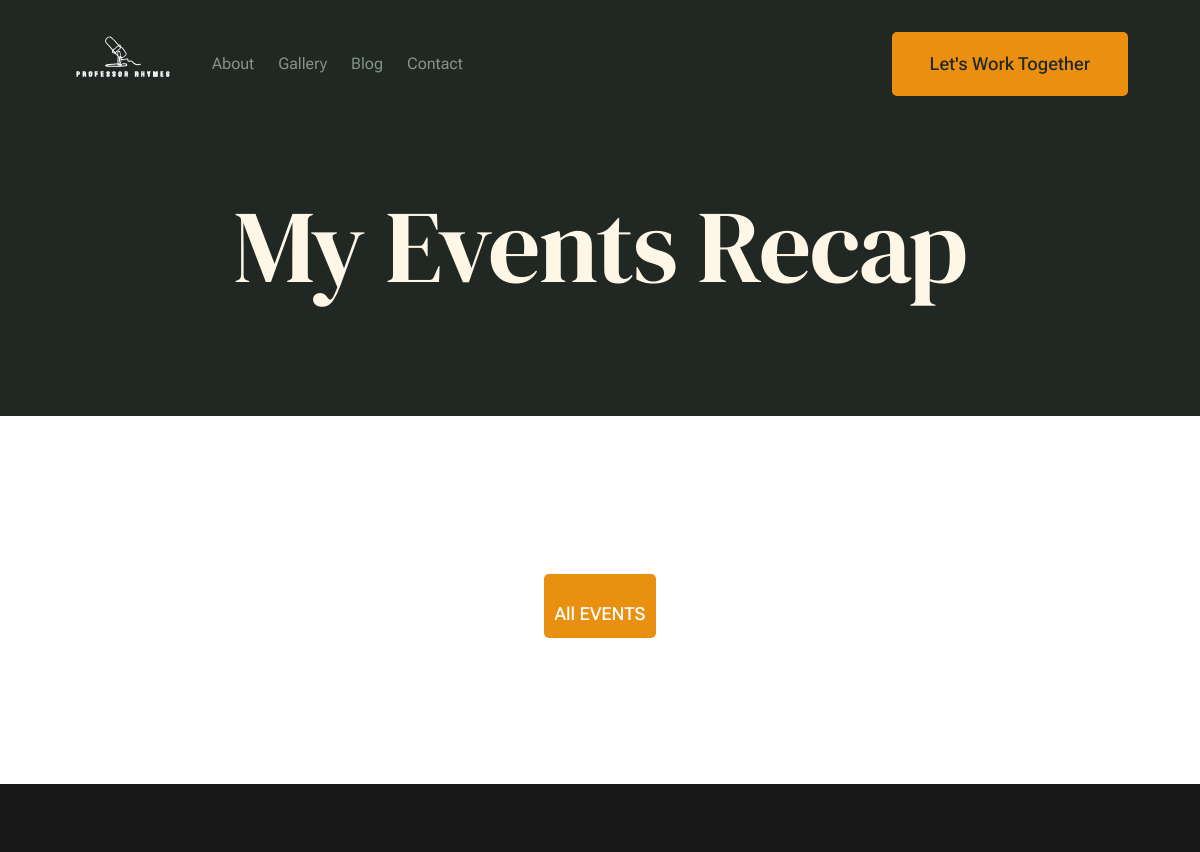
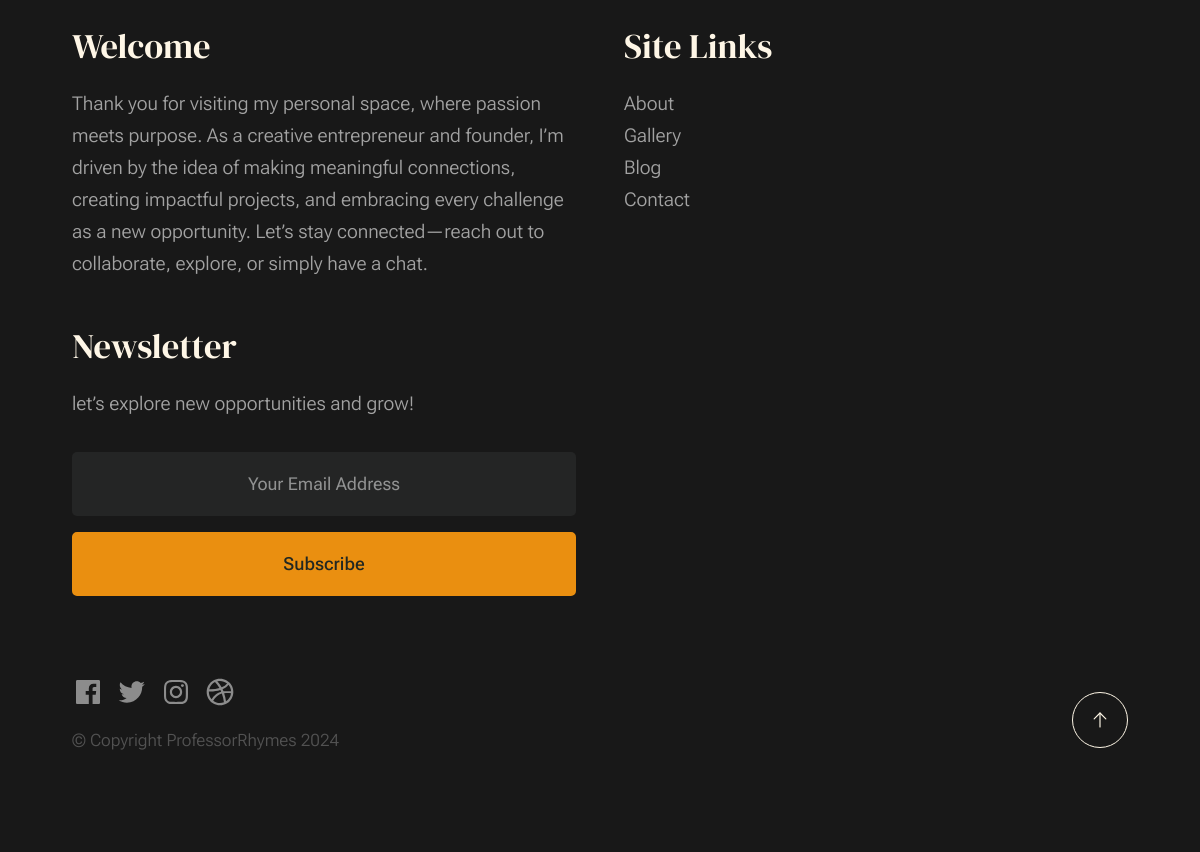
/portfolio/, run on an earlier commit of the app's database (2 pictures, top to bottom).
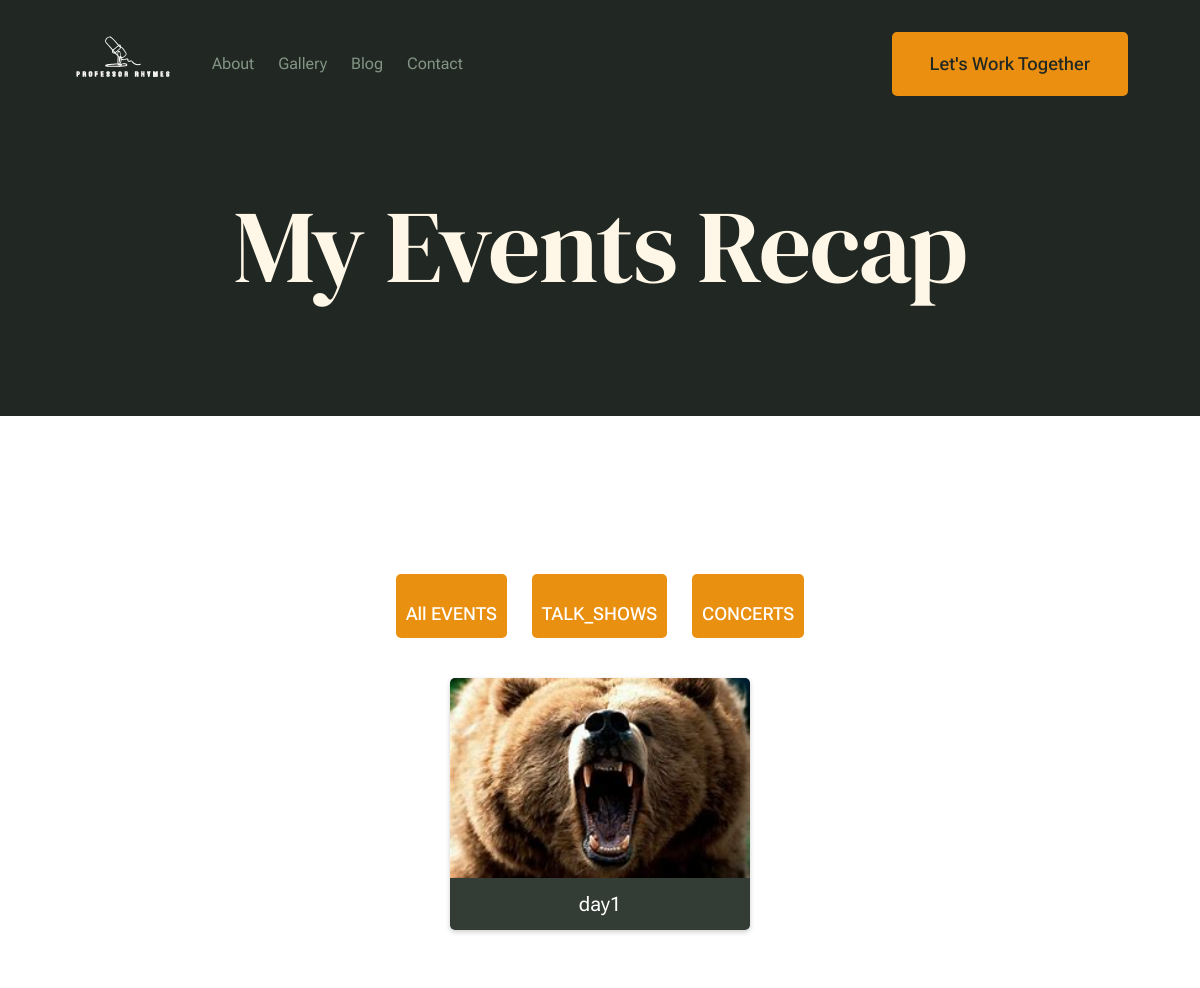
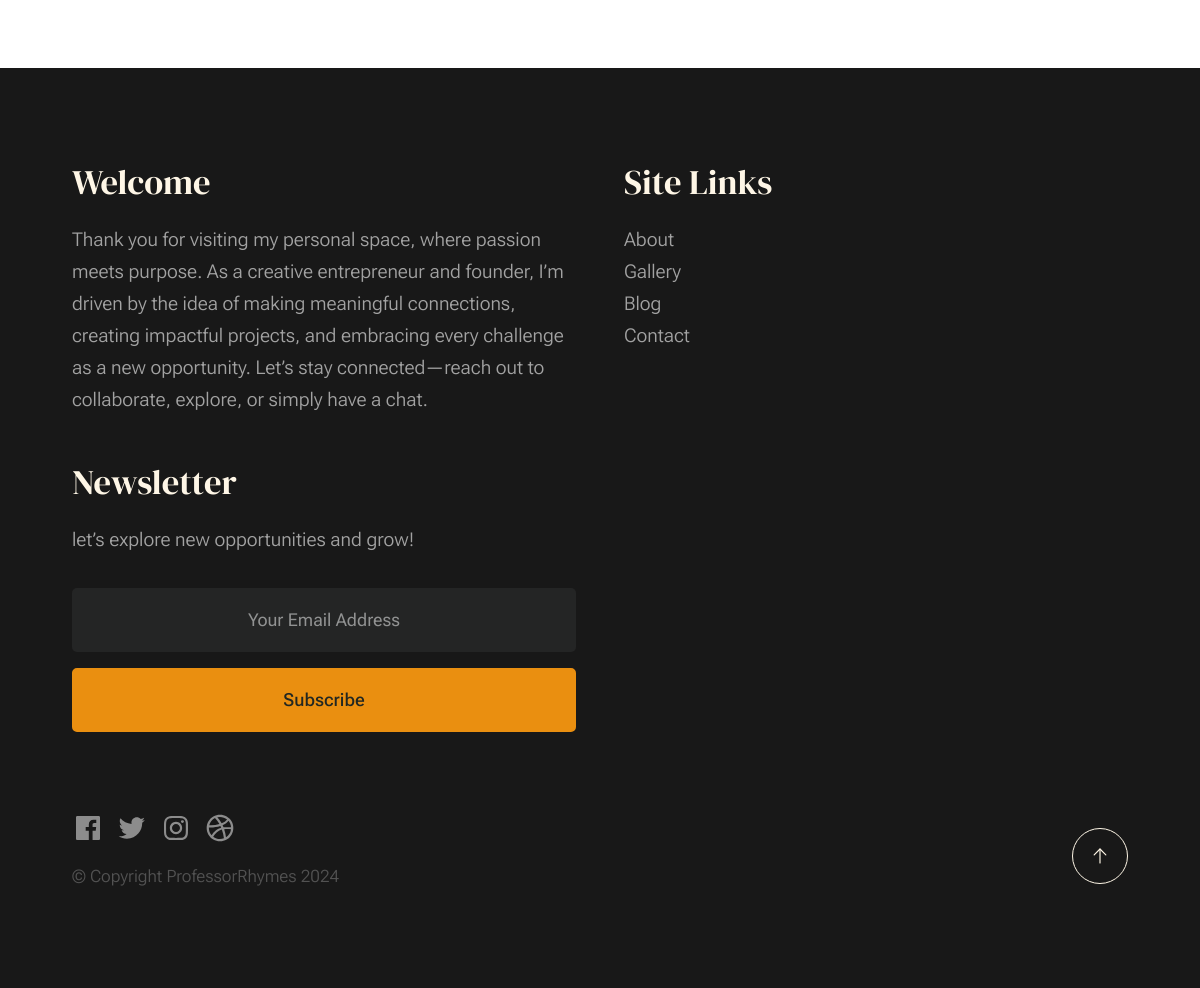
And on a later commit of the database (2 pictures, top to bottom).
### main/models.py (models this page shows, shortened)
class Event(models.Model):
    name = models.CharField(max_length=20)
    date = models.DateTimeField(auto_now_add=True)
    def __str__(self):
        return self.name

class Gallery(models.Model):
    title = models.CharField(max_length=255)
    event = models.ForeignKey("Event", on_delete=models.CASCADE, null=True, blank=True)
    media_type = models.CharField(
        max_length=10, choices=[("image", "Image"), ("video", "Video")]
    )
    file = models.FileField(upload_to="gallery/")
    created_at = models.DateTimeField(auto_now_add=True)

### main/views.py (the view)
# urls.py: path("portfolio/", portfolio, name="works"),
def portfolio(request):
    gallery_items = Gallery.objects.all()
    events = Event.objects.all()
    return render(
        request, "services.html", {"gallery_items": gallery_items, "event": events}
    )

### templates/services.html (shortened to what this page needs)
{% load static %}
<!DOCTYPE html>
<html lang="en" class="no-js" >
<head>
    <link rel="stylesheet" href="{% static 'css/vendor.css' %}">
    <link rel="stylesheet" href="{% static 'css/styles.css' %}">
    <link rel="stylesheet" href="{% static 'styles2.css' %}">
</head>
<body id="top">
    <div id="page" class="s-pagewrap">
        <header class="s-header">
            <div class="row s-header__inner width-sixteen-col">
                <div class="s-header__block">
                    <div class="s-header__logo">
                        <a class="logo" href="{% url 'blog:home' %}">
                            <img src="{% static 'images/professor4.svg' %}" alt="Homepage">
                        </a>
                    </div>
                </div>
                <nav class="s-header__nav">
                    <ul class="s-header__menu-links">
                        <li><a href="{% url 'blog:about' %}">About</a></li>
                        <li><a href="{% url 'blog:works' %}">Gallery</a></li>
                        <li><a href="{% url 'blog:blog' %}">Blog</a></li>
                        <li><a href="{% url 'blog:contact' %}">Contact</a></li>
                    </ul>
                    <div class="s-header__contact">
                        <a href="{% url 'blog:contact' %}" class="btn btn--primary s-header__contact-btn">Let's Work Together</a>
                    </div>
                </nav>
            </div>
        </header>
        <section id="content" class="s-content">
               <section class="s-pageheader pageheader">
                    <div class="row">
                        <div class="column xl-12">
                            <h1 class="page-title">
                                My Events Recap
                            </h1>
                        </div>
                    </div>
               </section>
               <section class="s-pagecontent pagecontent">
                        <div class="gallery-container">
                            <div class="filter-container">
                              <button data-filter="all">All EVENTS</button>
                              {% for events in event %}
                              <button data-filter="{{ events.name }}">{{ events.name }}</button>
                              {% endfor %}
                            </div>
                            <div class="gallery">
                                {% for item in gallery_items %}
                                    {% if item.media_type == 'image' %}
                                    <div class="gallery-item" data-event="{{ item.event }}">
                                        <img src="{{ item.file.url }}" alt="{{ item.title }}">
                                        <p>{{ item.title }}</p>
                                    </div>
                                    {% endif %}
                               {% endfor %}
                            </div>
                        </div>
               </section>
        </section>
        <footer class="s-footer">
            <div class="row s-footer__content">
                <div class="column xl-6 lg-6 md-12 s-footer__block s-footer__about">
                    <h3>Welcome</h3>
                    <p>
                        Thank you for visiting my personal space, where passion meets purpose. As a creative entrepreneur and founder, I’m driven by the idea of making meaningful connections, creating impactful projects, and embracing every challenge as a new opportunity. Let’s stay connected—reach out to collaborate, explore, or simply have a chat.
                    </p>
                </div>
                <div class="column xl-3 lg-6 md-12 s-footer__block s-footer__site-links">
                    <h3>Site Links</h3>
                    <ul class="link-list">
                        <li><a href="{% url 'blog:about' %}">About</a></li>
                        <li><a href="{% url 'blog:works' %}">Gallery</a></li>
                        <li><a href="{% url 'blog:blog' %}">Blog</a></li>
                        <li><a href="{% url 'blog:contact' %}">Contact</a></li>
                    </ul>
                </div>
                <div class="column xl-3 lg-6 md-12 tab-12 s-footer__block s-footer__newsletter">
                    <h3>Newsletter</h3>
                    <p>
                        let’s explore new opportunities and grow!
                    </p>
                    <div class="subscribe-form">
                        <form id="mc-form" class="mc-form">
                            <input type="email" name="EMAIL" id="mce-EMAIL" class="u-fullwidth text-center" placeholder="Your Email Address" title="The domain portion of the email address is invalid (the portion after the @)." pattern="^([^\x00-\x20\x22\x28\x29\x2c\x2e\x3a-\x3c\x3e\x40\x5b-\x5d\x7f-\xff]+|\x22([^\x0d\x22\x5c\x80-\xff]|\x5c[\x00-\x7f])*\x22)(\x2e([^\x00-\x20\x22\x28\x29\x2c\x2e\x3a-\x3c\x3e\x40\x5b-\x5d\x7f-\xff]+|\x22([^\x0d\x22\x5c\x80-\xff]|\x5c[\x00-\x7f])*\x22))*\x40([^\x00-\x20\x22\x28\x29\x2c\x2e\x3a-\x3c\x3e\x40\x5b-\x5d\x7f-\xff]+|\x5b([^\x0d\x5b-\x5d\x80-\xff]|\x5c[\x00-\x7f])*\x5d)(\x2e([^\x00-\x20\x22\x28\x29\x2c\x2e\x3a-\x3c\x3e\x40\x5b-\x5d\x7f-\xff]+|\x5b([^\x0d\x5b-\x5d\x80-\xff]|\x5c[\x00-\x7f])*\x5d))*(\.\w{2,})+$" required>
                            <input type="submit" name="subscribe" value="Subscribe" class="btn btn--primary btn--small u-fullwidth">
                        </form>
                    </div>
                </div>
            </div>
            <div class="row s-footer__bottom">
                <div class="column xl-6 lg-12">
                    <ul class="s-footer__social social-list">
                        <li>
                            <a href="#0">
                            </a>
                        </li>
                        <li>
                            <a href="#0">
                            </a>
                        </li>
                        <li>
                            <a href="#0">
                            </a>
                        </li>
                        <li>
                            <a href="#0">
                            </a>
                        </li>
                    </ul>
                </div>
                <div class="column xl-6 lg-12">
                    <p class="ss-copyright">
                        <span>© Copyright ProfessorRhymes 2024</span>
                    </p>
                </div>
                <div class="ss-go-top">
                    <a class="smoothscroll" title="Back to Top" href="#top">
                    </a>
                </div>
            </div>
        </footer>
    </div>
</body>
</html>

### static/styles2.css (style rules this page uses)
.gallery-container { width: 90%; margin: 20px auto; text-align: center; }
h1 { margin-bottom: 20px; }
.filter-container { margin-bottom: 20px; }
.filter-container button { padding: 10px 10px; margin: 10px; border: none; background-color: #EA9010; color: white; cursor: pointer; border-radius: 5px; align-items: center; }
.gallery { display: flex; flex-wrap: wrap; justify-content: center; }
.gallery-item { width: 300px; margin: 10px; background: white; border-radius: 5px; box-shadow: 0 2px 5px rgba(0, 0, 0, 0.2); overflow: hidden; text-align: center; transition: transform 0.3s ease; }
.gallery-item img, .gallery-item video { width: 100%; height: 200px; object-fit: cover; display: block; margin-bottom: 0; }
.gallery-item p { margin: 0; padding: 10px; background: #343D35; color: white; text-align: center; }

What changed in the data, as far as the page shows it:
added Event: name "TALK_SHOWS"
added Event: name "CONCERTS"
added Gallery: file (picture), title "day1"
